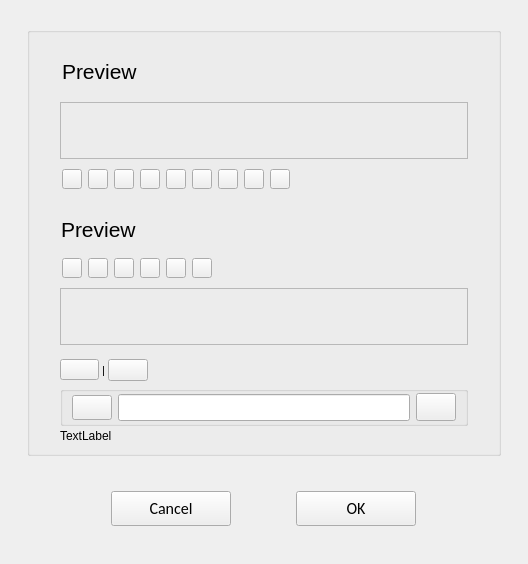
<?xml version="1.0" encoding="UTF-8"?>
<ui version="4.0">
 <class>C_GiSyColorSelectWidget</class>
 <widget class="QWidget" name="C_GiSyColorSelectWidget">
  <property name="geometry">
   <rect>
    <x>0</x>
    <y>0</y>
    <width>528</width>
    <height>564</height>
   </rect>
  </property>
  <property name="windowTitle">
   <string>C_GiSyColorSelectWidget</string>
  </property>
  <layout class="QVBoxLayout" name="verticalLayout">
   <property name="leftMargin">
    <number>27</number>
   </property>
   <property name="topMargin">
    <number>27</number>
   </property>
   <property name="rightMargin">
    <number>27</number>
   </property>
   <property name="bottomMargin">
    <number>0</number>
   </property>
   <item>
    <widget class="stw_opensyde_gui_elements::C_OgeGbx" name="pc_GroupBoxGeneral">
     <property name="minimumSize">
      <size>
       <width>356</width>
       <height>415</height>
      </size>
     </property>
     <layout class="QVBoxLayout" name="verticalLayout_3">
      <property name="spacing">
       <number>0</number>
      </property>
      <property name="leftMargin">
       <number>30</number>
      </property>
      <property name="rightMargin">
       <number>30</number>
      </property>
      <item>
       <layout class="QHBoxLayout" name="horizontalLayout_1">
        <property name="leftMargin">
         <number>2</number>
        </property>
        <item>
         <widget class="stw_opensyde_gui_elements::C_OgeLabHeadingGroupBold" name="pc_LabelHeadingPreviewStandardColors">
          <property name="minimumSize">
           <size>
            <width>0</width>
            <height>30</height>
           </size>
          </property>
          <property name="font">
           <font>
            <family>Segoe UI</family>
            <pointsize>16</pointsize>
           </font>
          </property>
          <property name="text">
           <string>Preview</string>
          </property>
         </widget>
        </item>
        <item>
         <spacer name="horizontalSpacer_1">
          <property name="orientation">
           <enum>Qt::Horizontal</enum>
          </property>
          <property name="sizeHint" stdset="0">
           <size>
            <width>100</width>
            <height>0</height>
           </size>
          </property>
         </spacer>
        </item>
       </layout>
      </item>
      <item>
       <spacer name="verticalSpacer_1">
        <property name="orientation">
         <enum>Qt::Vertical</enum>
        </property>
        <property name="sizeType">
         <enum>QSizePolicy::Fixed</enum>
        </property>
        <property name="sizeHint" stdset="0">
         <size>
          <width>2</width>
          <height>2</height>
         </size>
        </property>
       </spacer>
      </item>
      <item>
       <layout class="QVBoxLayout" name="verticalLayout_1">
        <item>
         <widget class="stw_opensyde_gui_elements::C_OgeFraSeparator" name="pc_Frame_3">
          <property name="minimumSize">
           <size>
            <width>0</width>
            <height>1</height>
           </size>
          </property>
          <property name="frameShape">
           <enum>QFrame::StyledPanel</enum>
          </property>
          <property name="frameShadow">
           <enum>QFrame::Raised</enum>
          </property>
         </widget>
        </item>
       </layout>
      </item>
      <item>
       <spacer name="verticalSpacer_2">
        <property name="orientation">
         <enum>Qt::Vertical</enum>
        </property>
        <property name="sizeType">
         <enum>QSizePolicy::Fixed</enum>
        </property>
        <property name="sizeHint" stdset="0">
         <size>
          <width>10</width>
          <height>10</height>
         </size>
        </property>
       </spacer>
      </item>
      <item>
       <layout class="QHBoxLayout" name="horizontalLayout_20">
        <item>
         <layout class="QHBoxLayout" name="horizontalLayout_21">
          <property name="spacing">
           <number>6</number>
          </property>
          <property name="leftMargin">
           <number>2</number>
          </property>
          <item>
           <widget class="stw_opensyde_gui_elements::C_OgePubColor" name="pc_PushButtonLightBlue">
            <property name="maximumSize">
             <size>
              <width>20</width>
              <height>20</height>
             </size>
            </property>
            <property name="checkable">
             <bool>true</bool>
            </property>
           </widget>
          </item>
          <item>
           <widget class="stw_opensyde_gui_elements::C_OgePubColor" name="pc_PushButtonGreen">
            <property name="maximumSize">
             <size>
              <width>20</width>
              <height>20</height>
             </size>
            </property>
            <property name="checkable">
             <bool>true</bool>
            </property>
           </widget>
          </item>
          <item>
           <widget class="stw_opensyde_gui_elements::C_OgePubColor" name="pc_PushButtonGold">
            <property name="maximumSize">
             <size>
              <width>20</width>
              <height>20</height>
             </size>
            </property>
            <property name="checkable">
             <bool>true</bool>
            </property>
           </widget>
          </item>
          <item>
           <widget class="stw_opensyde_gui_elements::C_OgePubColor" name="pc_PushButtonOrange">
            <property name="maximumSize">
             <size>
              <width>20</width>
              <height>20</height>
             </size>
            </property>
            <property name="checkable">
             <bool>true</bool>
            </property>
           </widget>
          </item>
          <item>
           <widget class="stw_opensyde_gui_elements::C_OgePubColor" name="pc_PushButtonRed">
            <property name="maximumSize">
             <size>
              <width>20</width>
              <height>20</height>
             </size>
            </property>
            <property name="checkable">
             <bool>true</bool>
            </property>
           </widget>
          </item>
          <item>
           <widget class="stw_opensyde_gui_elements::C_OgePubColor" name="pc_PushButtonPurple">
            <property name="maximumSize">
             <size>
              <width>20</width>
              <height>20</height>
             </size>
            </property>
            <property name="checkable">
             <bool>true</bool>
            </property>
           </widget>
          </item>
          <item>
           <widget class="stw_opensyde_gui_elements::C_OgePubColor" name="pc_PushButtonLightGreen">
            <property name="maximumSize">
             <size>
              <width>20</width>
              <height>20</height>
             </size>
            </property>
            <property name="checkable">
             <bool>true</bool>
            </property>
           </widget>
          </item>
          <item>
           <widget class="stw_opensyde_gui_elements::C_OgePubColor" name="pc_PushButtonDarkBlueGreen">
            <property name="maximumSize">
             <size>
              <width>20</width>
              <height>20</height>
             </size>
            </property>
            <property name="checkable">
             <bool>true</bool>
            </property>
           </widget>
          </item>
          <item>
           <widget class="stw_opensyde_gui_elements::C_OgePubColor" name="pc_PushButtonLavendel">
            <property name="maximumSize">
             <size>
              <width>20</width>
              <height>20</height>
             </size>
            </property>
            <property name="checkable">
             <bool>true</bool>
            </property>
           </widget>
          </item>
          <item>
           <spacer name="horizontalSpacer_2">
            <property name="orientation">
             <enum>Qt::Horizontal</enum>
            </property>
            <property name="sizeHint" stdset="0">
             <size>
              <width>100</width>
              <height>1</height>
             </size>
            </property>
           </spacer>
          </item>
         </layout>
        </item>
       </layout>
      </item>
      <item>
       <spacer name="verticalSpacer_3">
        <property name="orientation">
         <enum>Qt::Vertical</enum>
        </property>
        <property name="sizeType">
         <enum>QSizePolicy::Fixed</enum>
        </property>
        <property name="sizeHint" stdset="0">
         <size>
          <width>11</width>
          <height>11</height>
         </size>
        </property>
       </spacer>
      </item>
      <item>
       <layout class="QHBoxLayout" name="horizontalLayout_3">
        <property name="leftMargin">
         <number>1</number>
        </property>
        <item>
         <widget class="stw_opensyde_gui_elements::C_OgeLabHeadingGroupBold" name="pc_LabelHeadingPreviewRecentColors">
          <property name="minimumSize">
           <size>
            <width>0</width>
            <height>30</height>
           </size>
          </property>
          <property name="font">
           <font>
            <family>Segoe UI</family>
            <pointsize>16</pointsize>
           </font>
          </property>
          <property name="text">
           <string>Preview</string>
          </property>
         </widget>
        </item>
        <item>
         <spacer name="horizontalSpacer_3">
          <property name="orientation">
           <enum>Qt::Horizontal</enum>
          </property>
          <property name="sizeHint" stdset="0">
           <size>
            <width>100</width>
            <height>1</height>
           </size>
          </property>
         </spacer>
        </item>
       </layout>
      </item>
      <item>
       <layout class="QHBoxLayout" name="horizontalLayout_4">
        <property name="spacing">
         <number>6</number>
        </property>
        <property name="leftMargin">
         <number>2</number>
        </property>
        <item>
         <widget class="stw_opensyde_gui_elements::C_OgePubColor" name="pc_PushButtonRecentColorNr1">
          <property name="maximumSize">
           <size>
            <width>20</width>
            <height>20</height>
           </size>
          </property>
          <property name="checkable">
           <bool>true</bool>
          </property>
         </widget>
        </item>
        <item>
         <widget class="stw_opensyde_gui_elements::C_OgePubColor" name="pc_PushButtonRecentColorNr2">
          <property name="maximumSize">
           <size>
            <width>20</width>
            <height>20</height>
           </size>
          </property>
          <property name="checkable">
           <bool>true</bool>
          </property>
         </widget>
        </item>
        <item>
         <widget class="stw_opensyde_gui_elements::C_OgePubColor" name="pc_PushButtonRecentColorNr3">
          <property name="maximumSize">
           <size>
            <width>20</width>
            <height>20</height>
           </size>
          </property>
          <property name="checkable">
           <bool>true</bool>
          </property>
         </widget>
        </item>
        <item>
         <widget class="stw_opensyde_gui_elements::C_OgePubColor" name="pc_PushButtonRecentColorNr4">
          <property name="maximumSize">
           <size>
            <width>20</width>
            <height>20</height>
           </size>
          </property>
          <property name="checkable">
           <bool>true</bool>
          </property>
         </widget>
        </item>
        <item>
         <widget class="stw_opensyde_gui_elements::C_OgePubColor" name="pc_PushButtonRecentColorNr5">
          <property name="maximumSize">
           <size>
            <width>20</width>
            <height>20</height>
           </size>
          </property>
          <property name="checkable">
           <bool>true</bool>
          </property>
         </widget>
        </item>
        <item>
         <widget class="stw_opensyde_gui_elements::C_OgePubColor" name="pc_PushButtonRecentColorNr6">
          <property name="maximumSize">
           <size>
            <width>20</width>
            <height>20</height>
           </size>
          </property>
          <property name="checkable">
           <bool>true</bool>
          </property>
         </widget>
        </item>
        <item>
         <spacer name="horizontalSpacer_4">
          <property name="orientation">
           <enum>Qt::Horizontal</enum>
          </property>
          <property name="sizeHint" stdset="0">
           <size>
            <width>100</width>
            <height>1</height>
           </size>
          </property>
         </spacer>
        </item>
       </layout>
      </item>
      <item>
       <spacer name="verticalSpacer_4">
        <property name="orientation">
         <enum>Qt::Vertical</enum>
        </property>
        <property name="sizeType">
         <enum>QSizePolicy::Fixed</enum>
        </property>
        <property name="sizeHint" stdset="0">
         <size>
          <width>10</width>
          <height>10</height>
         </size>
        </property>
       </spacer>
      </item>
      <item>
       <layout class="QVBoxLayout" name="verticalLayout_2">
        <item>
         <widget class="stw_opensyde_gui_elements::C_OgeFraSeparator" name="frame">
          <property name="minimumSize">
           <size>
            <width>0</width>
            <height>1</height>
           </size>
          </property>
          <property name="frameShape">
           <enum>QFrame::StyledPanel</enum>
          </property>
          <property name="frameShadow">
           <enum>QFrame::Raised</enum>
          </property>
         </widget>
        </item>
       </layout>
      </item>
      <item>
       <spacer name="verticalSpacer_5">
        <property name="orientation">
         <enum>Qt::Vertical</enum>
        </property>
        <property name="sizeType">
         <enum>QSizePolicy::Fixed</enum>
        </property>
        <property name="sizeHint" stdset="0">
         <size>
          <width>7</width>
          <height>7</height>
         </size>
        </property>
       </spacer>
      </item>
      <item>
       <layout class="QHBoxLayout" name="pc_horizontalLayout_5">
        <property name="spacing">
         <number>6</number>
        </property>
       </layout>
      </item>
      <item>
       <spacer name="verticalSpacer_6">
        <property name="orientation">
         <enum>Qt::Vertical</enum>
        </property>
        <property name="sizeType">
         <enum>QSizePolicy::Fixed</enum>
        </property>
        <property name="sizeHint" stdset="0">
         <size>
          <width>7</width>
          <height>7</height>
         </size>
        </property>
       </spacer>
      </item>
      <item>
       <layout class="QHBoxLayout" name="horizontalLayout_6">
        <property name="spacing">
         <number>3</number>
        </property>
        <item>
         <widget class="stw_opensyde_gui_elements::C_OgePubTextOnly" name="pc_PushButtonHTML">
          <property name="minimumSize">
           <size>
            <width>30</width>
            <height>10</height>
           </size>
          </property>
          <property name="font">
           <font>
            <family>Segoe UI</family>
            <pointsize>8</pointsize>
           </font>
          </property>
         </widget>
        </item>
        <item>
         <widget class="stw_opensyde_gui_elements::C_OgeLabGenericNoPaddingNoMargins" name="pc_LabelPipeSymbol">
          <property name="minimumSize">
           <size>
            <width>2</width>
            <height>0</height>
           </size>
          </property>
          <property name="font">
           <font>
            <family>Segoe UI</family>
            <pointsize>8</pointsize>
           </font>
          </property>
          <property name="text">
           <string>|</string>
          </property>
         </widget>
        </item>
        <item>
         <widget class="stw_opensyde_gui_elements::C_OgePubTextOnly" name="pc_PushButtonRGBA">
          <property name="minimumSize">
           <size>
            <width>30</width>
            <height>10</height>
           </size>
          </property>
          <property name="font">
           <font>
            <family>Segoe UI</family>
           </font>
          </property>
         </widget>
        </item>
        <item>
         <spacer name="horizontalSpacer_5">
          <property name="orientation">
           <enum>Qt::Horizontal</enum>
          </property>
          <property name="sizeHint" stdset="0">
           <size>
            <width>100</width>
            <height>1</height>
           </size>
          </property>
         </spacer>
        </item>
       </layout>
      </item>
      <item>
       <spacer name="verticalSpacer_7">
        <property name="orientation">
         <enum>Qt::Vertical</enum>
        </property>
        <property name="sizeType">
         <enum>QSizePolicy::Fixed</enum>
        </property>
        <property name="sizeHint" stdset="0">
         <size>
          <width>5</width>
          <height>5</height>
         </size>
        </property>
       </spacer>
      </item>
      <item>
       <layout class="QVBoxLayout" name="verticalLayout_4">
        <property name="spacing">
         <number>2</number>
        </property>
        <item>
         <widget class="stw_opensyde_gui_elements::C_OgeGbxGrayed" name="pc_GroupBoxEditColorPicker">
          <property name="minimumSize">
           <size>
            <width>291</width>
            <height>40</height>
           </size>
          </property>
          <layout class="QHBoxLayout" name="horizontalLayout">
           <property name="topMargin">
            <number>0</number>
           </property>
           <property name="bottomMargin">
            <number>0</number>
           </property>
           <item>
            <widget class="stw_opensyde_gui_elements::C_OgePubIconOnly" name="pc_PushButtonIcon">
             <property name="minimumSize">
              <size>
               <width>25</width>
               <height>25</height>
              </size>
             </property>
             <property name="checkable">
              <bool>true</bool>
             </property>
            </widget>
           </item>
           <item>
            <widget class="QLineEdit" name="pc_LineEditColor">
             <property name="font">
              <font>
               <family>Segoe UI</family>
               <pointsize>12</pointsize>
              </font>
             </property>
            </widget>
           </item>
           <item>
            <widget class="stw_opensyde_gui::C_GiSyColorShower" name="pc_PushButtonColorShower">
             <property name="minimumSize">
              <size>
               <width>28</width>
               <height>28</height>
              </size>
             </property>
            </widget>
           </item>
          </layout>
          <zorder>pc_LineEditColor</zorder>
          <zorder>pc_PushButtonIcon</zorder>
          <zorder>pc_PushButtonColorShower</zorder>
         </widget>
        </item>
        <item>
         <widget class="stw_opensyde_gui_elements::C_OgeLabGenericNoPaddingNoMargins" name="pc_LabelNote">
          <property name="minimumSize">
           <size>
            <width>291</width>
            <height>0</height>
           </size>
          </property>
          <property name="font">
           <font>
            <family>Segoe UI</family>
           </font>
          </property>
          <property name="text">
           <string>TextLabel</string>
          </property>
         </widget>
        </item>
       </layout>
      </item>
     </layout>
    </widget>
   </item>
   <item>
    <spacer name="pc_VerticalSpacerAboveButtons">
     <property name="orientation">
      <enum>Qt::Vertical</enum>
     </property>
     <property name="sizeType">
      <enum>QSizePolicy::Fixed</enum>
     </property>
     <property name="sizeHint" stdset="0">
      <size>
       <width>20</width>
       <height>29</height>
      </size>
     </property>
    </spacer>
   </item>
   <item>
    <layout class="QHBoxLayout" name="horizontalLayout_7">
     <item>
      <spacer name="pc_HorizontalSpacerLeftButtons">
       <property name="orientation">
        <enum>Qt::Horizontal</enum>
       </property>
       <property name="sizeType">
        <enum>QSizePolicy::Fixed</enum>
       </property>
       <property name="sizeHint" stdset="0">
        <size>
         <width>45</width>
         <height>35</height>
        </size>
       </property>
      </spacer>
     </item>
     <item>
      <widget class="stw_opensyde_gui_elements::C_OgePubCancel" name="pc_PushButtonCancel">
       <property name="minimumSize">
        <size>
         <width>120</width>
         <height>35</height>
        </size>
       </property>
       <property name="maximumSize">
        <size>
         <width>120</width>
         <height>35</height>
        </size>
       </property>
       <property name="font">
        <font>
         <family>Calibri</family>
         <pointsize>12</pointsize>
        </font>
       </property>
       <property name="text">
        <string>Cancel</string>
       </property>
      </widget>
     </item>
     <item>
      <spacer name="pc_HorizontalSpacerBetweenButtons">
       <property name="orientation">
        <enum>Qt::Horizontal</enum>
       </property>
       <property name="sizeType">
        <enum>QSizePolicy::Fixed</enum>
       </property>
       <property name="sizeHint" stdset="0">
        <size>
         <width>20</width>
         <height>35</height>
        </size>
       </property>
      </spacer>
     </item>
     <item>
      <widget class="stw_opensyde_gui_elements::C_OgePubDialog" name="pc_PushButtonOk">
       <property name="minimumSize">
        <size>
         <width>120</width>
         <height>35</height>
        </size>
       </property>
       <property name="maximumSize">
        <size>
         <width>120</width>
         <height>35</height>
        </size>
       </property>
       <property name="font">
        <font>
         <family>Calibri</family>
         <pointsize>12</pointsize>
        </font>
       </property>
       <property name="text">
        <string>OK</string>
       </property>
      </widget>
     </item>
     <item>
      <spacer name="pc_HorizontalSpacerRightButtons">
       <property name="orientation">
        <enum>Qt::Horizontal</enum>
       </property>
       <property name="sizeType">
        <enum>QSizePolicy::Fixed</enum>
       </property>
       <property name="sizeHint" stdset="0">
        <size>
         <width>45</width>
         <height>35</height>
        </size>
       </property>
      </spacer>
     </item>
    </layout>
   </item>
   <item>
    <spacer name="pc_VerticalSpacerBelowButtons">
     <property name="orientation">
      <enum>Qt::Vertical</enum>
     </property>
     <property name="sizeType">
      <enum>QSizePolicy::Fixed</enum>
     </property>
     <property name="sizeHint" stdset="0">
      <size>
       <width>20</width>
       <height>38</height>
      </size>
     </property>
    </spacer>
   </item>
  </layout>
 </widget>
 <customwidgets>
  <customwidget>
   <class>stw_opensyde_gui_elements::C_OgeLabHeadingGroupBold</class>
   <extends>QLabel</extends>
   <header>C_OgeLabHeadingGroupBold.h</header>
  </customwidget>
  <customwidget>
   <class>stw_opensyde_gui_elements::C_OgeFraSeparator</class>
   <extends>QFrame</extends>
   <header>C_OgeFraSeparator.h</header>
   <container>1</container>
  </customwidget>
  <customwidget>
   <class>stw_opensyde_gui_elements::C_OgePubDialog</class>
   <extends>QPushButton</extends>
   <header>C_OgePubDialog.h</header>
  </customwidget>
  <customwidget>
   <class>stw_opensyde_gui_elements::C_OgeGbx</class>
   <extends>QGroupBox</extends>
   <header>C_OgeGbx.h</header>
   <container>1</container>
  </customwidget>
  <customwidget>
   <class>stw_opensyde_gui_elements::C_OgePubCancel</class>
   <extends>QPushButton</extends>
   <header>C_OgePubCancel.h</header>
  </customwidget>
  <customwidget>
   <class>stw_opensyde_gui_elements::C_OgePubIconOnly</class>
   <extends>QPushButton</extends>
   <header>C_OgePubIconOnly.h</header>
  </customwidget>
  <customwidget>
   <class>stw_opensyde_gui_elements::C_OgeGbxGrayed</class>
   <extends>QGroupBox</extends>
   <header>C_OgeGbxGrayed.h</header>
   <container>1</container>
  </customwidget>
  <customwidget>
   <class>stw_opensyde_gui::C_GiSyColorShower</class>
   <extends>QPushButton</extends>
   <header>C_GiSyColorShower.h</header>
  </customwidget>
  <customwidget>
   <class>stw_opensyde_gui_elements::C_OgePubTextOnly</class>
   <extends>QPushButton</extends>
   <header>C_OgePubTextOnly.h</header>
  </customwidget>
  <customwidget>
   <class>stw_opensyde_gui_elements::C_OgeLabGenericNoPaddingNoMargins</class>
   <extends>QLabel</extends>
   <header>C_OgeLabGenericNoPaddingNoMargins.h</header>
  </customwidget>
  <customwidget>
   <class>stw_opensyde_gui_elements::C_OgePubColor</class>
   <extends>QPushButton</extends>
   <header>C_OgePubColor.h</header>
  </customwidget>
 </customwidgets>
 <resources/>
 <connections/>
</ui>
